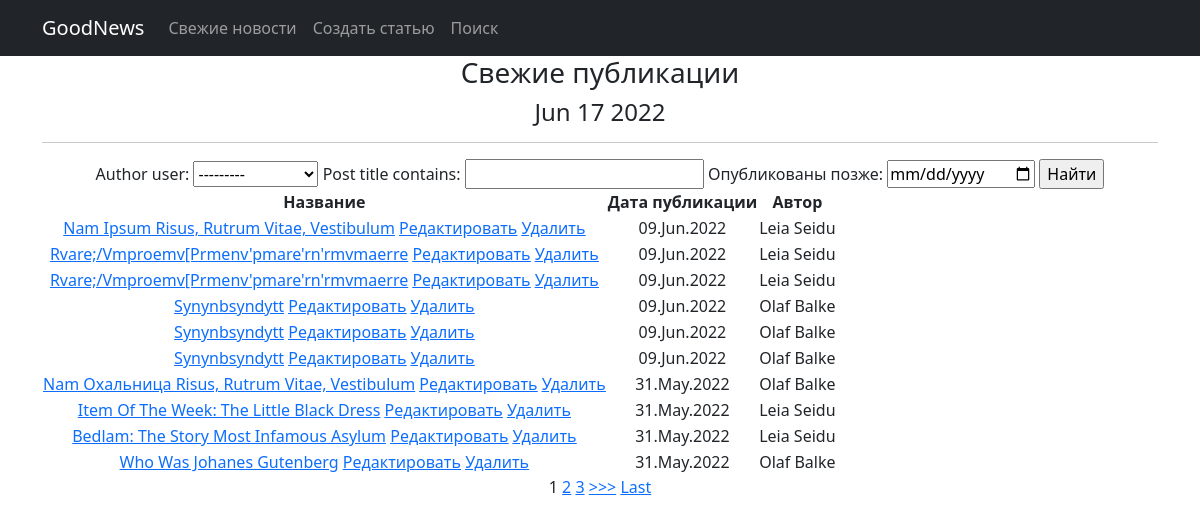
The page /news/ on the database as committed earlier.
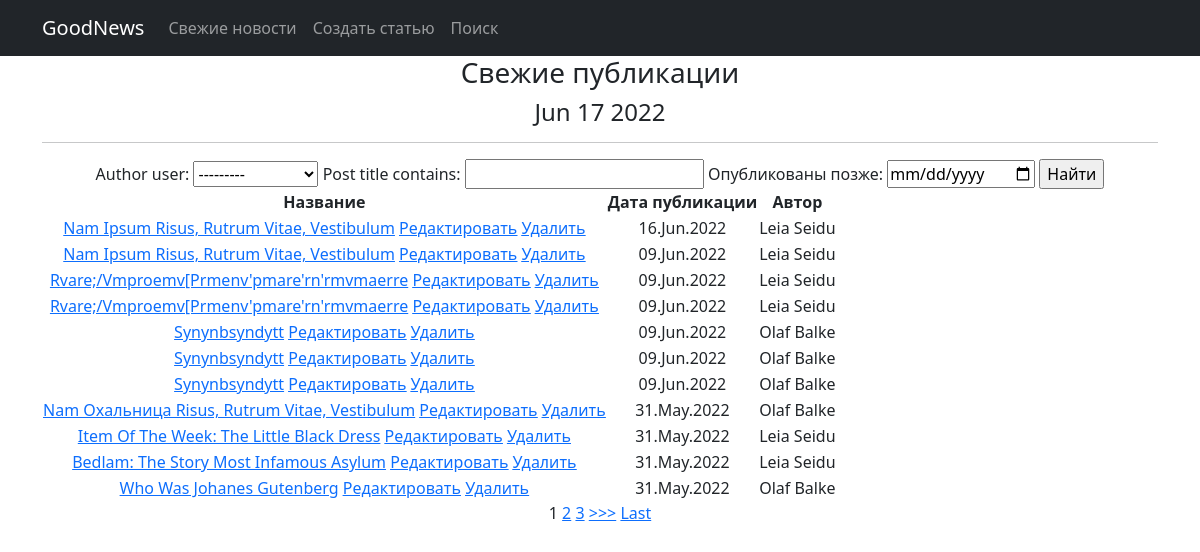
The same page on the database as committed later.
### news/models.py (models this page shows, shortened)
class Post(models.Model):
    author = models.ForeignKey(Author, on_delete=models.CASCADE)
    post_type = models.CharField(max_length=3, choices=[('ART', 'Article'), ('NEW', 'News')], default='A')
    creation_date = models.DateTimeField(auto_now_add=True)
    categories = models.ManyToManyField(Category, through='PostCategory')
    post_title = models.CharField(max_length=255)
    post_text = models.TextField()
    post_rating = models.IntegerField(default=0)

class Author(models.Model):
    user = models.OneToOneField(User, on_delete=models.CASCADE)
    user_rating = models.IntegerField(default=0)
    def __str__(self):
        return f'{self.user}'

### news/views.py (the view, shortened to what this page needs)
# urls.py: path('', PostList.as_view(), name='post_list'),
class PostList(ListView):
    model = Post
    template_name = 'post_list.html'
    context_object_name = 'post_list'
    ordering = '-creation_date'
    paginate_by = 1
    form_class = PostForm
    def get_context_data(self, **kwargs):
        context = super().get_context_data(**kwargs)
        context['time_now'] = datetime.utcnow()
        context['filter'] = PostFilter(self.request.GET, queryset=self.get_queryset())
        return context
    def get_queryset(self):
        queryset = super().get_queryset()
        return PostFilter(self.request.GET, queryset=queryset).qs

### templates/news/post_list.html (shortened to what this page needs)
{% extends 'flatpages/default.html' %}
{% load custom_filters %}
{% block content %}
    <h3>Свежие публикации </h3>
    <h4> {{ time_now|date:'M d Y' }}</h4>
    <hr>
<form method="GET">
    {{ filter.form }}
    <input type="submit" value="Найти">
</form>
<table>
    <thead>
        <th>Название</th>
        <th>Дата публикации</th>
        <th>Автор</th>
    </thead>
    {% for post in filter.qs %}
    <tr>
        <td>
            <a href="{% url 'post_detail' post.id %}">{{ post.post_title |  title }}</a>
            <a href="{% url 'post_update' post.id %}"><u>Редактировать</u></a>
            <a href="{% url 'post_delete' post.id %}"><u>Удалить</u></a>
        </td>
        <td>
            {{ post.creation_date | date:'d.M.Y' }}
        </td>
        <td>
            {{ post.author | title }}
        </td>
    </tr>
    {% endfor %}
</table>
{% if is_paginated %}
    {% for num in page_obj.paginator.page_range %}
        {% if page_obj.number == num %}
            <a>{{ num }}</a>
        {% elif num > page_obj.number|add:'-3' and num < page_obj.number|add:'3' %}
            <a href="?page={{ num }}">{{ num }}</a>
        {% endif %}
    {% endfor %}
    {% if page_obj.has_next %}
        <a href="?page={{ page_obj.next_page_number }}">>>></a>
        <a href="?page={{ page_obj.paginator.num_pages }}">Last</a>
    {% endif %}
{% endif %}
{% endblock content %}

### templates/flatpages/default.html (shortened to what this page needs)
<!DOCTYPE html>
<html lang="en">
    <head>
         {% load static %}
        <link href="{% static 'css/styles.css' %}" rel="stylesheet" />
    </head>
    <body>
        <nav class="navbar navbar-expand-lg navbar-dark bg-dark static-top">
           <div class="container">
               <a class="navbar-brand" href="/">GoodNews</a>
               <div class="collapse navbar-collapse" id="navbarResponsive">
                   <ul class="navbar-nav ml-auto">
                       <li class="nav-item">
                           <a class="nav-link" href="/news/">Свежие новости</a>
                       </li>
                       <li class="nav-item">
                           <a class="nav-link" href="/news/add">Создать статью</a>
                       </li>
                       <li class="nav-item">
                           <a class="nav-link" href="/news/search">Поиск</a>
                       </li>
           </ul>
       </div>
   </div>
</nav>
<div class="container">
   <div class="row">
       <div class="col-lg-12 text-center">
           {% block content %}{% endblock content %}
       </div>
   </div>
</div>
    </body>
</html>

Rows that differ between the two databases and show on the page:
added Post: post_title "Nam Ipsum Risus, Rutrum Vitae, Vestibulum", creation_date "16.Jun.2022", author "Leia Seidu"
